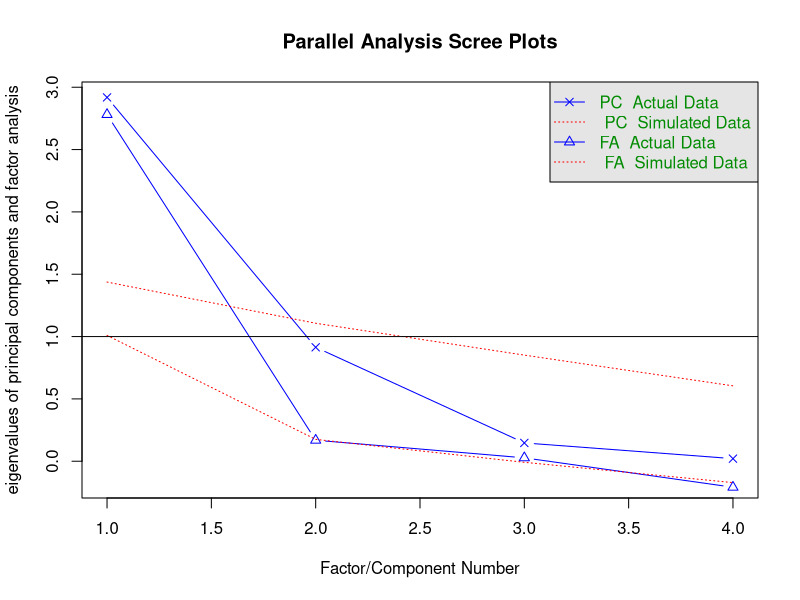
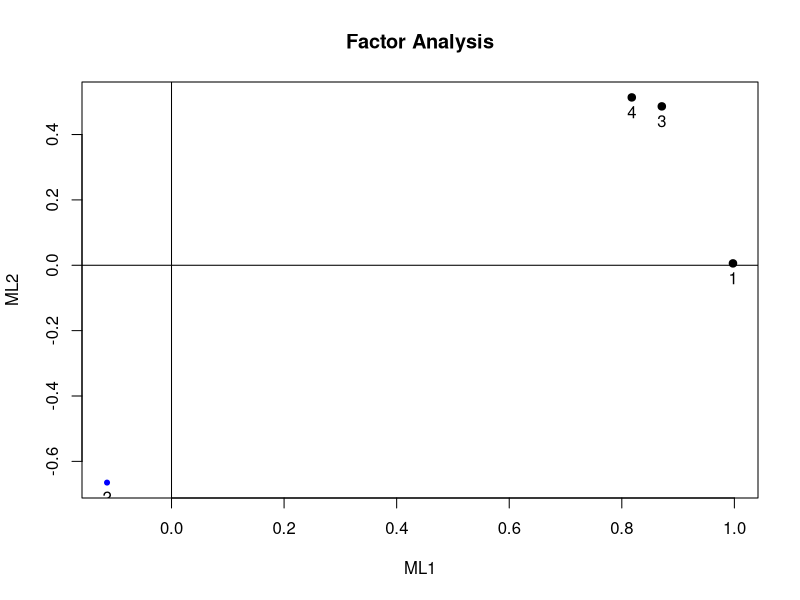
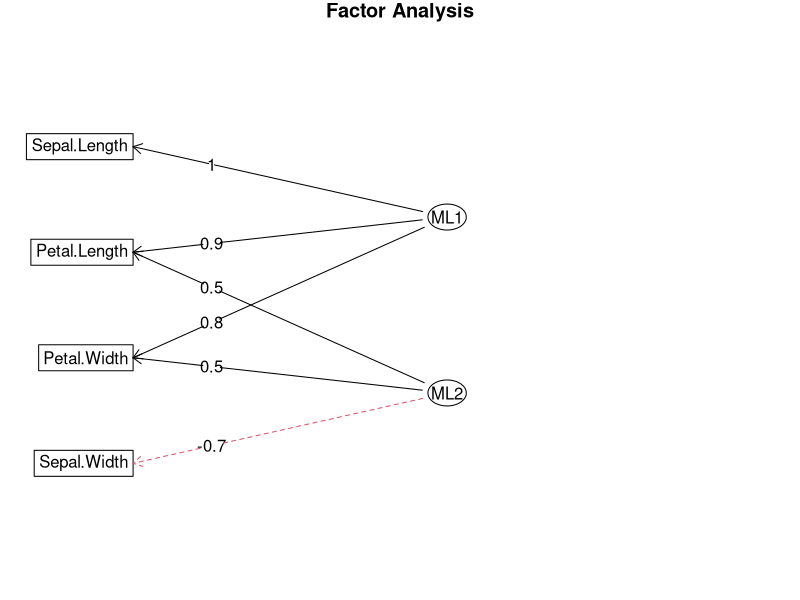

Generate these figures, in order, with R:
#EFA因子分析

library(psych)
#主成分分析中，主成分可表示为原始变量的线性组合，原始变量也可表示为因子的线性组合
#而在因子分析中，原始变量是因子的线性组合，因子却不能表示为主成分的线性组合

#fa(r, nfactors=, n.obs=, rotate=, scores=, fm=) 
#r:相关系数矩阵或原始数据矩阵， 
#nfactors:设定主提取的因子数（默认为1） 
#n.obs:观测数（输入相关系数矩阵时需要填写） 
#rotate:设定旋转的方法（默认互变异数最小法） 
#scores:设定是否需要计算因子得分（默认不需要） 
#fm:设定因子化方法（默认极小残差法）
#提取公因子的方法（fm），方法包括： ml：最大似然法 pa：主轴迭代法 
#wls：加权最小二乘法 gls：广义加权最小二乘法 minres：最小残差法 

# 因子分析
fa.parallel(iris[,c(1:4)], n.obs = 30, fa = "both", n.iter = 100)
fa_model1 <- fa(iris[,c(1:4)], nfactors = 1, rotate = "none", fm = "ml")

# 因子旋转：正交旋转法
fa_model2 <- fa(iris[,c(1:4)], nfactors = 2, rotate = "varimax", fm = "ml")
fa_model2$weights  #因子与原始变量之间线性回归方程的系数
factor.plot(fa_model2)
fa.diagram(fa_model2, simple = FALSE)
